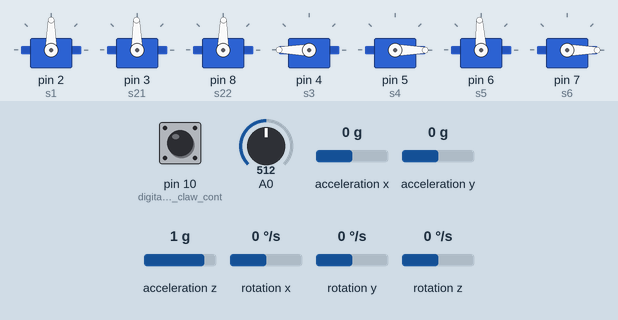
Bench run of a sketch on a simulated Arduino Uno, built for the host (arithmetic inside an expression is 32-bit, double 64-bit). On the bench: 7 × servo. The inputs (shaded band) are chosen by the test bench; at power-on: acceleration x 0 g, rotation y 0 °/s, A0 = 512, pin 10 (digital_pin_for_claw_cont) HIGH, acceleration y 0 g, acceleration z 1 g, rotation x 0 °/s, rotation z 0 °/s.

Above: at 1.2 s.
1.3 s: acceleration x set to -1.4 g
At 2.64 s:
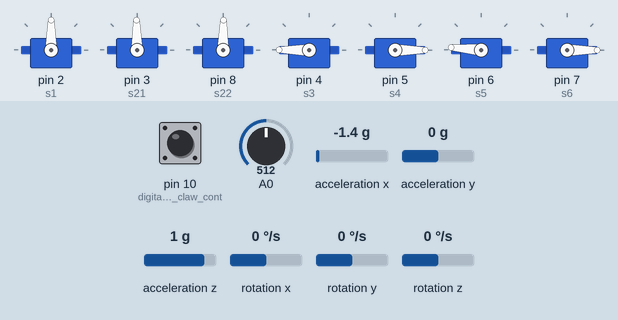
4.3 s: rotation y set to -192 °/s
At 5.66 s:
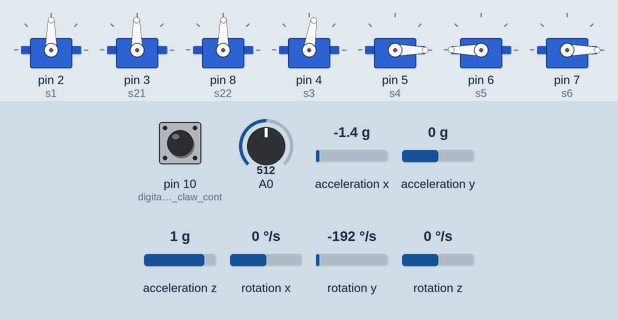
7.3 s: A0 set to 716
At 9.5 s:
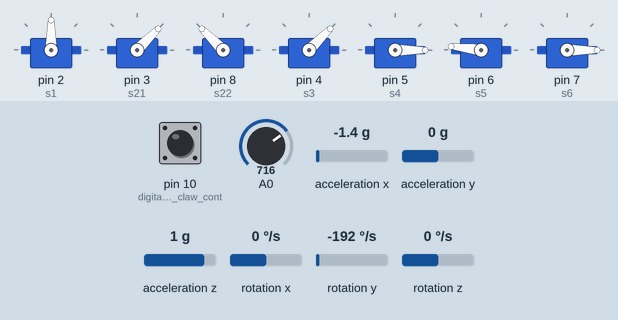
10.3 s: pin 10 (digital_pin_for_claw_cont) pulled LOW for 0.15 s
At 10.63 s:
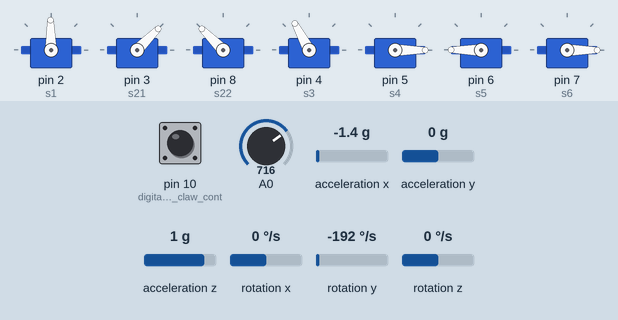
13.3 s: acceleration y set to -1.4 g
At 15.76 s:
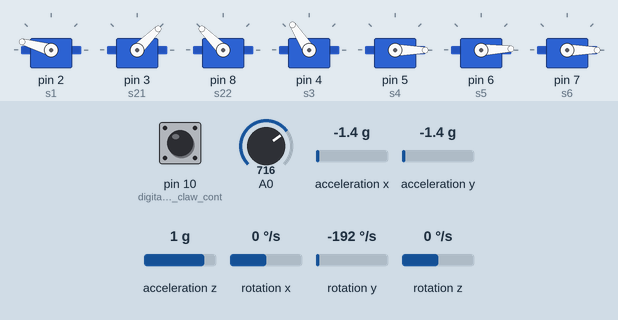
16.3 s: A0 set to 992
At 21.4 s:
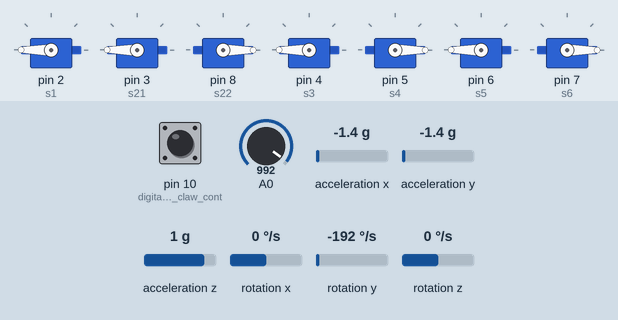
Timing chart, 0 to 22.0 s (numbered marks = the images above; inputs shaded):
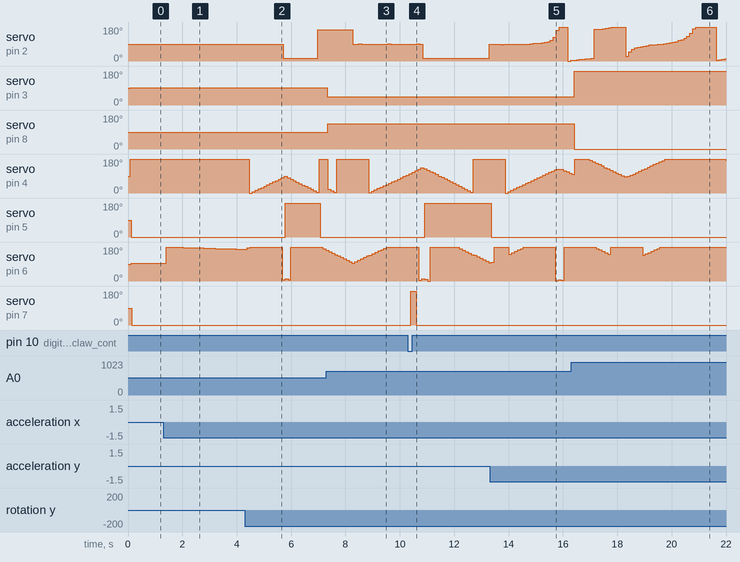

The sketch:

roboarm_wgesture1.ino
```cpp
//INSTRUCTIONS TO CALIBRATE AT THE END
//make sure the head pitch roll hpr readings from imu dont drift, if they do make adjustments or code an alternative solution, if not then design your own hpr output code or drop the gesture
//in 3d(only linear) or gesture completely(only gamepad)
//Can add IR or flex or something for claw even LDR
//can make it wireless using bluetooth
//can use phone in wrist and acc and 101 and light sensor or proximity for claw
//introduce byte lastval variables to reduce vibrations
//can write an initial calibration code
#include "CurieIMU.h"
#include <MadgwickAHRS.h>
#include <Servo.h>
#include <SparkFun_ADXL345.h>
ADXL345 adxl = ADXL345();
Madgwick filter;
unsigned long microsPerReading, microsPrevious;
float accelScale, gyroScale;
int a1raw,a2rawx,a2rawy,a2rawz,h,p,r; // accelero/sensor reading from arm, forearm, 101 on wrist remember to check positive readings from hpr
boolean claw=0; // sensor reading from button in hand
byte pos1,pos2,pos3,pos4,pos5,pos5x,pos5y,pos5z,pos6; // position variable for servos starting from base to claw; require only 0 to 180 values
byte pos3r;
Servo s1,s21,s22,s3,s4,s5,s6; //6 servos from base for 6 DOF also base has 2 servos so common signal pin for them
unsigned long prevmillis=0;
unsigned long millisnow=0;
void setup()
{
  adxl.powerOn();                     // Power on the ADXL345

  adxl.setRangeSetting(4);
  s1.attach(2);
  s21.attach(3);//left base motor
  s22.attach(8);//right base motor
  s3.attach(4);
  s4.attach(5);
  s5.attach(6);
  s6.attach(7);
  pinMode(10, INPUT_PULLUP); //digital pin for claw control
  CurieIMU.begin();
  CurieIMU.setGyroRate(25);
  CurieIMU.setAccelerometerRate(25);
  filter.begin(25);

  // Set the accelerometer range to 2G
  CurieIMU.setAccelerometerRange(2);
  // Set the gyroscope range to 250 degrees/second
  CurieIMU.setGyroRange(250);

  // initialize variables to pace updates to correct rate
  microsPerReading = 1000000 / 25;
  microsPrevious = micros();
  // put your setup code here, to run once:
}

void loop()
{
  // put your main code here, to run repeatedly:
  int aix, aiy, aiz;
  int gix, giy, giz;
  float ax, ay, az;
  float gx, gy, gz;
  float roll, pitch, heading;
  unsigned long microsNow;

  // check if it's time to read data and update the filter
  microsNow = micros();
  if (microsNow - microsPrevious >= microsPerReading) {

    // read raw data from CurieIMU
    CurieIMU.readMotionSensor(aix, aiy, aiz, gix, giy, giz);

    // convert from raw data to gravity and degrees/second units
    ax = convertRawAcceleration(aix);
    ay = convertRawAcceleration(aiy);
    az = convertRawAcceleration(aiz);
    gx = convertRawGyro(gix);
    gy = convertRawGyro(giy);
    gz = convertRawGyro(giz);

    // update the filter, which computes orientation
    filter.updateIMU(gx, gy, gz, ax, ay, az);

    // print the heading, pitch and roll
    roll = filter.getRoll();
    pitch = filter.getPitch();
    heading = filter.getYaw();
    millisnow=millis();
    if(millisnow-prevmillis>1000)
    {
      heading=heading+millis()/8000;//heading drift correction drifts 1 degree down in 8 seconds when static
      prevmillis=millisnow;
    }
    h=(int)heading;
    p=(int)pitch;
    r=(int)roll;
    adxl.readAccel(&a2rawx, &a2rawy, &a2rawz);         // Read the accelerometer values and store them in variables declared above x,y,z
  if(a2rawx>300)
  {
    a2rawx=a2rawx-65535;
  }
  if(a2rawy>300)
  {
    a2rawy=a2rawy-65535;
  }
  if(a2rawz>300)
  {
    a2rawz=a2rawz-65535;
  }
    a1raw = analogRead(A0);
    claw=digitalRead(10);
    //All sensor readings have been taken, now map it properply after processing
    pos2=map(a1raw,407,613,0,180);
    pos2=constrain(pos2,45,180);//minimum angle shoulder can go in roboarm is this
    //map(p,90,270,0,180);  //+-something to get appropiate range
    pos3=map(p,-90,90,180,0);
    pos3r=pos3-pos2;
    pos3r=constrain(pos3r,0,180);
    pos1=h-90;//+-something to get appropiate range
    pos1=constrain(pos1,0,180);
    //r=r;//+-something to get appropiate range
    pos5x=map(a2rawx,138,-128,0,180);
    pos5x=constrain(pos5x,0,180);
    pos5y=map(a2rawy,-139,128,0,180);
    pos5y=constrain(pos5y,0,180);
    pos5z=map(a2rawz,-137,137,0,180);
    pos5z=constrain(pos5z,0,180);
    if (claw==1)
    {
      pos6=0;//close
    }
    else
    {
      pos6=180; //open
    }
    s1.write(pos1);              // tell servo to go to position in variable 'pos'
    delay(15);
    s21.write(pos2);              // tell servo to go to position in variable 'pos'
    delay(15);
    s22.write(180-pos2);              // tell servo to go to position in variable 'pos'
    delay(15);
    s3.write(pos3r);              // tell servo to go to position in variable 'pos'
    delay(15);
    if(r>135)
    {
      pos4=180;
      s4.write(pos4);              // tell servo to go to position in variable 'pos'
      delay(15);
    }
    else if(r>45 && r<135 )
    {
      pos4=90;
      s4.write(pos4);              // tell servo to go to position in variable 'pos'
      delay(15);
    }
    else
    {
      pos4=0;
      s4.write(pos4);              // tell servo to go to position in variable 'pos'
      delay(15);
    }
    if (pos4==90)
    {
      if (p<45)
      {
        pos5=map(pos5z-p,0,180,0,180);
        pos5=constrain(pos5,0,180);
      }
      else// if(p>45)
      {
        pos5=map(pos5y-p,-90,90,0,180);
        pos5=constrain(pos5,0,180);
      }
    }
    else
    {
      if (p<45)
      {
        pos5=map(pos5x-p,0,180,0,180);
        pos5=constrain(pos5,0,180);
      }
      else// if(p>45)
      {
        pos5=map(pos5y-p,-90,90,0,180);
        pos5=constrain(pos5,0,180);
      }
    }
    s5.write(pos5);              // tell servo to go to position in variable 'pos'
    delay(15);
    s6.write(pos6);              // tell servo to go to position in variable 'pos'
    delay(15);
}
}
float convertRawAcceleration(int aRaw) {
  // since we are using 2G range
  // -2g maps to a raw value of -32768
  // +2g maps to a raw value of 32767

  float a = (aRaw * 2.0) / 32768.0;
  return a;
}

float convertRawGyro(int gRaw) {
  // since we are using 250 degrees/seconds range
  // -250 maps to a raw value of -32768
  // +250 maps to a raw value of 32767

  float g = (gRaw * 250.0) / 32768.0;
  return g;
}
/*
 * //CALIBRATON
 * assuming mean position of arm and at that the hpr say 0 degrees and go from 0 to 360 degrees.
 * make everything in integer
 * place accelerometer in arm and wrist in correct orientation
 * place arduino 101 in correct orientation
 * refer hand written notes for more
 *
 */
```

Measured:
- after the input at 1.3 s, servo on pin 6 (s5): 93° → 180° after 0.10 s, → 179° 0.21 s later, → 178° 0.21 s later, → 177° 0.21 s later, … (13 changes in this stretch)
- after the input at 4.3 s, servo on pin 2 (s1): 90° → 14° after 1.4 s, → 166° 1.3 s later; servo on pin 4 (s3): 180° → 0° after 0.17 s, → 7° 0.11 s later, → 15° 0.11 s later, → 22° 0.11 s later, … (25 changes in this stretch); servo on pin 5 (s4): 0° → 180° after 1.5 s, → 0° 1.3 s later
- after the input at 7.3 s, servo on pin 3 (s21): 91° → 45° at once; servo on pin 8 (s22): 89° → 135° after 0.06 s
- after the input at 10.3 s, servo on pin 7 (s6): 0° → 180° after 0.09 s, → 0° 0.21 s later
- after the input at 13.3 s, servo on pin 5 (s4): goes on until 13.4 s, then stays 0°
- after the input at 16.3 s, servo on pin 3 (s21): 45° → 180° after 0.13 s; servo on pin 8 (s22): 135° → 0° after 0.13 s
